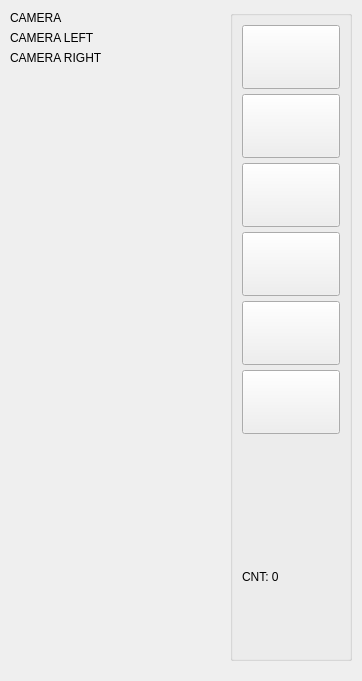
<?xml version="1.0" encoding="UTF-8"?>
<ui version="4.0">
 <class>MainWindow</class>
 <widget class="QMainWindow" name="MainWindow">
  <property name="geometry">
   <rect>
    <x>0</x>
    <y>0</y>
    <width>362</width>
    <height>681</height>
   </rect>
  </property>
  <property name="windowTitle">
   <string>SevROV :: АРМ Оператора</string>
  </property>
  <widget class="QWidget" name="centralwidget">
   <widget class="QGroupBox" name="gbControlButtons">
    <property name="geometry">
     <rect>
      <x>230</x>
      <y>10</y>
      <width>122</width>
      <height>651</height>
     </rect>
    </property>
    <property name="sizePolicy">
     <sizepolicy hsizetype="Fixed" vsizetype="Ignored">
      <horstretch>0</horstretch>
      <verstretch>0</verstretch>
     </sizepolicy>
    </property>
    <property name="minimumSize">
     <size>
      <width>120</width>
      <height>480</height>
     </size>
    </property>
    <property name="title">
     <string/>
    </property>
    <layout class="QVBoxLayout" name="verticalLayout">
     <item>
      <layout class="QVBoxLayout" name="vlControlButtons">
       <property name="spacing">
        <number>5</number>
       </property>
       <property name="sizeConstraint">
        <enum>QLayout::SizeConstraint::SetDefaultConstraint</enum>
       </property>
       <property name="leftMargin">
        <number>0</number>
       </property>
       <item>
        <widget class="QPushButton" name="pbStartStop">
         <property name="sizePolicy">
          <sizepolicy hsizetype="Minimum" vsizetype="Fixed">
           <horstretch>0</horstretch>
           <verstretch>0</verstretch>
          </sizepolicy>
         </property>
         <property name="minimumSize">
          <size>
           <width>64</width>
           <height>64</height>
          </size>
         </property>
         <property name="cursor">
          <cursorShape>PointingHandCursor</cursorShape>
         </property>
         <property name="layoutDirection">
          <enum>Qt::LayoutDirection::LeftToRight</enum>
         </property>
         <property name="text">
          <string/>
         </property>
        </widget>
       </item>
       <item>
        <widget class="QPushButton" name="pbView">
         <property name="minimumSize">
          <size>
           <width>64</width>
           <height>64</height>
          </size>
         </property>
         <property name="cursor">
          <cursorShape>PointingHandCursor</cursorShape>
         </property>
         <property name="text">
          <string/>
         </property>
        </widget>
       </item>
       <item>
        <widget class="QPushButton" name="pbDisparity">
         <property name="minimumSize">
          <size>
           <width>64</width>
           <height>64</height>
          </size>
         </property>
         <property name="cursor">
          <cursorShape>PointingHandCursor</cursorShape>
         </property>
         <property name="text">
          <string/>
         </property>
         <property name="iconSize">
          <size>
           <width>0</width>
           <height>0</height>
          </size>
         </property>
        </widget>
       </item>
       <item>
        <widget class="QPushButton" name="pbAcoustics">
         <property name="minimumSize">
          <size>
           <width>64</width>
           <height>64</height>
          </size>
         </property>
         <property name="cursor">
          <cursorShape>PointingHandCursor</cursorShape>
         </property>
         <property name="text">
          <string/>
         </property>
         <property name="iconSize">
          <size>
           <width>0</width>
           <height>0</height>
          </size>
         </property>
        </widget>
       </item>
       <item>
        <widget class="QPushButton" name="pbScreenshot">
         <property name="minimumSize">
          <size>
           <width>64</width>
           <height>64</height>
          </size>
         </property>
         <property name="cursor">
          <cursorShape>PointingHandCursor</cursorShape>
         </property>
         <property name="text">
          <string/>
         </property>
        </widget>
       </item>
       <item>
        <widget class="QPushButton" name="pbSettings">
         <property name="minimumSize">
          <size>
           <width>64</width>
           <height>64</height>
          </size>
         </property>
         <property name="cursor">
          <cursorShape>PointingHandCursor</cursorShape>
         </property>
         <property name="text">
          <string/>
         </property>
         <property name="iconSize">
          <size>
           <width>0</width>
           <height>0</height>
          </size>
         </property>
        </widget>
       </item>
       <item>
        <spacer name="verticalSpacer">
         <property name="orientation">
          <enum>Qt::Orientation::Vertical</enum>
         </property>
         <property name="sizeHint" stdset="0">
          <size>
           <width>20</width>
           <height>40</height>
          </size>
         </property>
        </spacer>
       </item>
       <item>
        <widget class="QLabel" name="lbFPS">
         <property name="text">
          <string>CNT: 0</string>
         </property>
         <property name="alignment">
          <set>Qt::AlignmentFlag::AlignLeading|Qt::AlignmentFlag::AlignLeft|Qt::AlignmentFlag::AlignVCenter</set>
         </property>
        </widget>
       </item>
       <item>
        <widget class="QLabel" name="lbSevROVLogo">
         <property name="enabled">
          <bool>true</bool>
         </property>
         <property name="sizePolicy">
          <sizepolicy hsizetype="Fixed" vsizetype="Fixed">
           <horstretch>96</horstretch>
           <verstretch>60</verstretch>
          </sizepolicy>
         </property>
         <property name="minimumSize">
          <size>
           <width>96</width>
           <height>60</height>
          </size>
         </property>
         <property name="maximumSize">
          <size>
           <width>96</width>
           <height>60</height>
          </size>
         </property>
         <property name="cursor">
          <cursorShape>PointingHandCursor</cursorShape>
         </property>
         <property name="text">
          <string/>
         </property>
         <property name="pixmap">
          <pixmap resource="SevROVWorkstation.qrc">:/img/sevrov.png</pixmap>
         </property>
         <property name="scaledContents">
          <bool>true</bool>
         </property>
        </widget>
       </item>
      </layout>
     </item>
    </layout>
   </widget>
   <widget class="QLabel" name="lbCamera">
    <property name="geometry">
     <rect>
      <x>10</x>
      <y>10</y>
      <width>121</width>
      <height>16</height>
     </rect>
    </property>
    <property name="text">
     <string>CAMERA</string>
    </property>
   </widget>
   <widget class="QLabel" name="lbCameraL">
    <property name="geometry">
     <rect>
      <x>10</x>
      <y>30</y>
      <width>121</width>
      <height>16</height>
     </rect>
    </property>
    <property name="text">
     <string>CAMERA LEFT</string>
    </property>
   </widget>
   <widget class="QLabel" name="lbCameraR">
    <property name="geometry">
     <rect>
      <x>10</x>
      <y>50</y>
      <width>121</width>
      <height>16</height>
     </rect>
    </property>
    <property name="text">
     <string>CAMERA RIGHT</string>
    </property>
   </widget>
  </widget>
 </widget>
 <resources>
  <include location="SevROVWorkstation.qrc"/>
 </resources>
 <connections/>
</ui>
